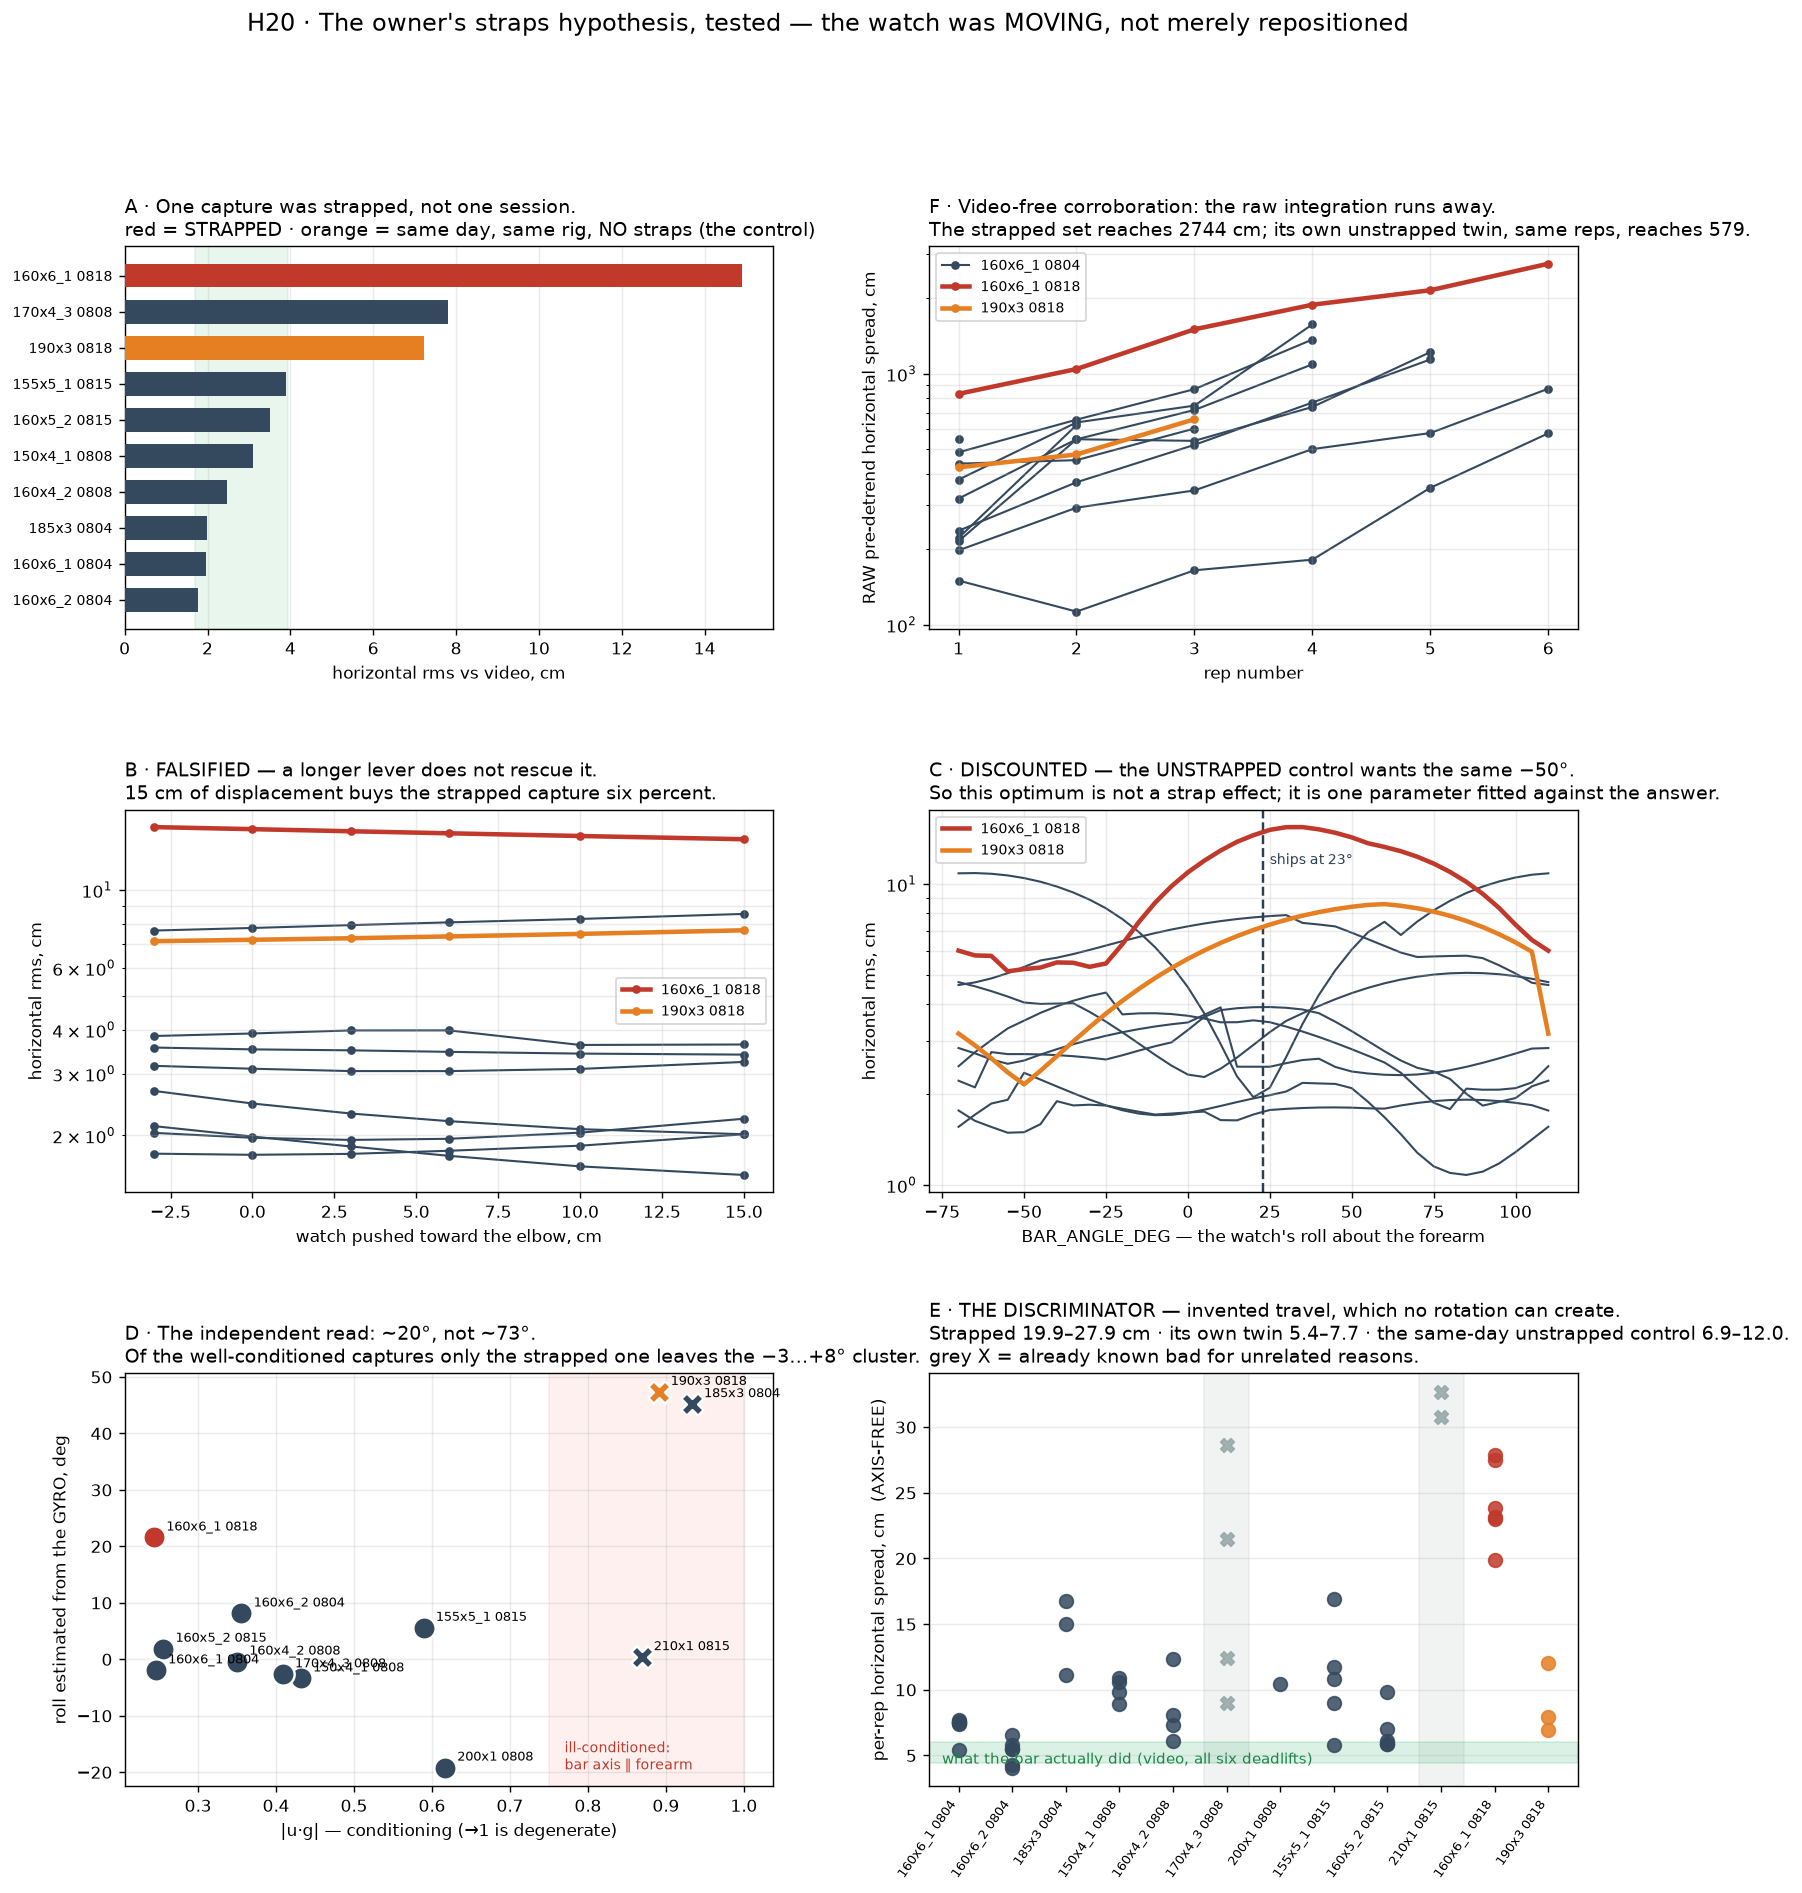

The script that saved this image:
"""H20 — the owner's straps hypothesis for `deadlift_160x6_1_20260818`.

H19 recorded that this capture reconstructs at 14.91 cm horizontal, the worst in
the corpus, where the SAME lift, load and rep count on 2026-08-04 gives 1.97 —
a 7.6x difference on a clean track, and it called that unexplained. The owner
then supplied a fact no measurement in this repo could have produced: **he wore
lifting straps for it, which put the watch further up the forearm and may have
let it move around more.**

**STRAPS ARE A PER-CAPTURE FACT, NOT A SESSION ONE (owner, correcting an earlier
version of this file).** `deadlift_160x6_1_20260818` is the ONLY strapped
deadlift in the corpus. `deadlift_190x3_20260818` was filmed the same day, on
the same rig, WITHOUT straps — which makes it a within-day control rather than a
second strapped capture, and makes this comparison much stronger than the
session-level one first drawn here. Its own elevated 7.22 cm is NOT explained by
straps and is left open below.

That is two mechanisms, not one, and they make different predictions.

  GEOMETRY   a watch further up the arm has a LONGER lever `d`, and sits ROLLED
             about the arm because a forearm is tapered. Both are fixed
             transforms of a path that is otherwise fine.
  LOOSENESS  a watch that slides is no longer rigidly indexed to the wrist, so
             it experiences accelerations the bar never did. That MANUFACTURES
             fore-aft travel.

Five panels, and the last one is the discriminator. Run with --cache to
re-render from `70_straps_hypothesis.json` without recomputing.

VERDICT: the session-level claim replicates and LOOSENESS is what carries it.
Geometry is falsified twice over.
"""
import json
import sys
import warnings
from pathlib import Path

ROOT = Path(__file__).resolve().parents[1]
sys.path.insert(0, str(ROOT))
warnings.filterwarnings("ignore")

import matplotlib
matplotlib.use("Agg")
import matplotlib.pyplot as plt
import numpy as np
from scipy.spatial.transform import Rotation

from src import capture, correct, io as bio, metrics, pipeline, project, segment

CACHE = Path(__file__).with_suffix(".json")
STRAPPED = "deadlift_160x6_1_20260818_123507"     # the ONLY strapped capture
SAME_DAY_CONTROL = "deadlift_190x3_20260818_122535"   # same day, same rig, NO straps
DELTAS = [-0.03, 0.0, 0.03, 0.06, 0.10, 0.15]
ANGLES = list(range(-70, 111, 5))
TWIN_A = "deadlift_160x6_1_20260804_104711"
TWIN_B = "deadlift_160x6_1_20260818_123507"
# vtrack's per-rep video fore-aft, replicating C27 on all six deadlifts
VIDEO_FORE_AFT_CM = (4.4, 6.0)
# Independently known bad BEFORE this analysis, so they cannot referee it:
# `170x4_3` is scored through a clock fitting 22.8% drift (G3), and `210x1`
# miscounts a labelled single into two windows, neither in band (H15).
KNOWN_BAD = ("deadlift_170x4_3_20260808_122936", "deadlift_210x1_20260815_132206")


def horizontal_spread(xy):
    """Largest range over ANY in-plane direction — invariant to the display axis.

    This is the panel-E measurement and the reason it can separate the two
    mechanisms: rotating the axis redistributes signal between the two
    horizontal components and leaves this untouched.
    """
    best = 0.0
    for a in np.arange(0, np.pi, np.pi / 90):
        p = xy @ np.array([np.cos(a), np.sin(a)])
        best = max(best, float(p.max() - p.min()))
    return best


def principal(v):
    M = v.T @ v / max(len(v), 1)
    w, V = np.linalg.eigh(M)
    return V[:, -1], float(w[-1] / max(w.sum(), 1e-12))


def compute():
    out = {}
    base_d = correct.WRIST_OFFSET_M["deadlift"]
    for csv in sorted((ROOT / "data_v2" / "raw").glob("deadlift_*.csv")):
        stem = csv.stem
        video = pipeline.find_video(csv)
        row = {"date": stem.split("_")[-2]}
        res = pipeline.run(csv, video=video)

        vs = res.get("vs_truth")
        row["ship_h"] = None if vs is None else vs["pipeline_h_rms"]
        row["ship_bn"] = None if vs is None else vs["beats_null"]

        # E — axis-free per-rep horizontal spread
        row["spread"] = [horizontal_spread(np.asarray(rp, float)[:, :2]
                                           - np.asarray(rp, float)[:, :2].mean(0))
                         * 100 for rp in (res.get("reps") or [])
                         if len(np.asarray(rp)) > 4]

        # F — the same phenomenon with NO video in it: how fast the raw,
        # pre-detrend double integration runs away, rep by rep.
        pos = res.get("position")
        row["raw_spread"] = []
        if pos is not None:
            for a, b in (res.get("bounds") or []):
                xy = np.asarray(pos, float)[a:b, :2]
                if len(xy) > 4:
                    row["raw_spread"].append(
                        horizontal_spread(xy - xy.mean(axis=0)) * 100)

        # D — bar angle straight off the gyro, no video anywhere in it
        log = bio.load_log(csv)
        t, quat, gyro = log["t"], log["quat"], log["gyro"]
        bounds = res.get("bounds") or []
        inside = np.zeros(len(t), bool)
        for a, b in bounds:
            inside[a:b] = True
        if inside.any():
            mag = np.linalg.norm(gyro, axis=1)
            use = inside & (mag > np.percentile(mag[inside], 60))
            u, _ = principal(gyro[use])
            gs = []
            for a in np.atleast_1d(segment.impact_anchors(log)):
                ta = t[a] if np.issubdtype(type(a), np.integer) else float(a)
                w = (t > ta + 0.35) & (t < ta + 0.75)
                if w.sum() >= 5:
                    q = quat[w]
                    R = Rotation.from_quat(np.c_[q[:, 1], q[:, 2], q[:, 3], q[:, 0]])
                    gs.append(R.inv().apply(
                        np.tile([0, 0, -1.0], (len(q), 1))).mean(axis=0))
            if gs:
                g = np.mean(gs, axis=0)
                g /= np.linalg.norm(g)
                fa = np.cross(u, g)
                if np.linalg.norm(fa) > 1e-6:
                    fa /= np.linalg.norm(fa)
                    ang = np.degrees(np.arctan2(fa[1], fa[2]))
                    row["gyro_angle"] = float((ang + 90) % 180 - 90)
                    # |u.g| -> 1 is the DEGENERATE case: the bar axis has
                    # collapsed onto the forearm axis and the cross product
                    # that defines fore-aft is ill-conditioned.
                    row["u_dot_g"] = float(abs(np.dot(u, g)))

        if vs is not None:
            # B — lever-arm length: push the watch toward the elbow
            row["lever"] = {}
            for delta in DELTAS:
                d = base_d + np.array([-delta, 0.0, 0.0])
                try:
                    m = pipeline.run(csv, video=video, wrist_offset=d)["vs_truth"]
                    row["lever"][f"{delta:+.2f}"] = m["pipeline_h_rms"]
                except Exception:
                    pass
            # C — roll about the forearm, i.e. BAR_ANGLE_DEG itself
            row["angle"] = {}
            lift = capture.lift_of(csv)
            for ang in ANGLES:
                try:
                    ax = project.anatomical_axis(quat, bounds,
                                                 angle_deg=float(ang), lift=lift)
                    r2 = dict(res)
                    r2["axis"] = ax
                    r2["planar"] = project.project_to_plane(res["reps"], ax)
                    m = metrics.vs_truth(r2, video)
                    row["angle"][str(ang)] = {"h": m["pipeline_h_rms"],
                                              "bn": m["beats_null"]}
                except Exception:
                    pass
        out[stem] = row
        print(f"  {stem[:40]:42} h={row['ship_h']}", flush=True)
    CACHE.write_text(json.dumps(out, indent=1))
    return out


def short(k):
    """Two captures share the stem `deadlift_160x6_1`, so keep the date."""
    name = k.replace("deadlift_", "").split("_2026")[0]
    return f"{name} {k.split('_2026')[1][:4]}"


def render(data):
    fig = plt.figure(figsize=(15.0, 16.0))
    gs = fig.add_gridspec(3, 2, height_ratios=[1.0, 1.0, 1.08],
                          hspace=0.46, wspace=0.24)

    def colour(k):
        if k == STRAPPED:
            return "#c0392b"
        return "#e67e22" if k == SAME_DAY_CONTROL else "#34495e"

    # ---- A: straps are a per-CAPTURE fact --------------------------------
    ax = fig.add_subplot(gs[0, 0])
    keys = [k for k in data if data[k]["ship_h"] is not None]
    keys.sort(key=lambda k: data[k]["ship_h"])
    for i, k in enumerate(keys):
        ax.barh(i, data[k]["ship_h"], color=colour(k),
                height=0.66, zorder=3)
    ax.set_yticks(range(len(keys)))
    ax.set_yticklabels([short(k) for k in keys], fontsize=8)
    ax.axvspan(1.7, 3.95, color="#27ae60", alpha=0.10, zorder=0)
    ax.set_xlabel("horizontal rms vs video, cm")
    ax.set_title("A · One capture was strapped, not one session.\n"
                 "red = STRAPPED · orange = same day, same rig, NO straps "
                 "(the control)", fontsize=11, loc="left")
    ax.grid(alpha=0.25, axis="x")

    # ---- F: the same story with NO video in it ---------------------------
    ax = fig.add_subplot(gs[0, 1])
    for k, r in data.items():
        rs = r.get("raw_spread")
        if not rs:
            continue
        lead = k in (STRAPPED, SAME_DAY_CONTROL)
        ax.plot(range(1, len(rs) + 1), rs, marker="o", ms=4,
                color=colour(k), lw=2.6 if lead else 1.2,
                zorder=3 if lead else 1,
                label=short(k) if lead or k.startswith("deadlift_160x6_1_2026080")
                else None)
    ax.set_yscale("log")
    ax.set_xlabel("rep number")
    ax.set_ylabel("RAW pre-detrend horizontal spread, cm")
    ax.legend(fontsize=8)
    ax.set_title("F · Video-free corroboration: the raw integration runs away.\n"
                 "The strapped set reaches 2744 cm; its own unstrapped twin, "
                 "same reps, reaches 579.", fontsize=11, loc="left")
    ax.grid(alpha=0.25, which="both")

    # ---- B: geometry 1 — a LONGER lever ------------------------------------
    ax = fig.add_subplot(gs[1, 0])
    for k, r in data.items():
        lev = r.get("lever")
        if not lev:
            continue
        xs2 = [d for d in DELTAS if f"{d:+.2f}" in lev]
        ys = [lev[f"{d:+.2f}"] for d in xs2]
        lead = k in (STRAPPED, SAME_DAY_CONTROL)
        ax.plot([x * 100 for x in xs2], ys, marker="o", ms=4, color=colour(k),
                lw=2.6 if lead else 1.2, zorder=3 if lead else 1,
                label=short(k) if lead else None)
    ax.set_xlabel("watch pushed toward the elbow, cm")
    ax.set_ylabel("horizontal rms, cm")
    ax.set_yscale("log")
    ax.legend(fontsize=8)
    ax.set_title("B · FALSIFIED — a longer lever does not rescue it.\n"
                 "15 cm of displacement buys the strapped capture six percent.",
                 fontsize=11, loc="left")
    ax.grid(alpha=0.25, which="both")

    # ---- C: geometry 2 — a ROLLED watch ------------------------------------
    ax = fig.add_subplot(gs[1, 1])
    for k, r in data.items():
        a = r.get("angle")
        if not a:
            continue
        xs2 = [x for x in ANGLES if str(x) in a]
        ys = [a[str(x)]["h"] for x in xs2]
        lead = k in (STRAPPED, SAME_DAY_CONTROL)
        ax.plot(xs2, ys, color=colour(k), lw=2.6 if lead else 1.2,
                zorder=3 if lead else 1, label=short(k) if lead else None)
    ax.axvline(project.BAR_ANGLE_DEG, color="#2c3e50", ls="--", lw=1.4)
    ax.text(project.BAR_ANGLE_DEG + 2, ax.get_ylim()[1] * 0.72,
            f"ships at {project.BAR_ANGLE_DEG:.0f}°", fontsize=8, color="#2c3e50")
    ax.set_xlabel("BAR_ANGLE_DEG — the watch's roll about the forearm")
    ax.set_ylabel("horizontal rms, cm")
    ax.set_yscale("log")
    ax.legend(fontsize=8)
    ax.set_title("C · DISCOUNTED — the UNSTRAPPED control wants the same −50°.\n"
                 "So this optimum is not a strap effect; it is one parameter "
                 "fitted against the answer.", fontsize=11, loc="left")
    ax.grid(alpha=0.25, which="both")

    # ---- D: the same roll, measured WITHOUT the video ----------------------
    ax = fig.add_subplot(gs[2, 0])
    for k, r in data.items():
        if "gyro_angle" not in r:
            continue
        deg = r["u_dot_g"] > 0.75
        ax.scatter(r["u_dot_g"], r["gyro_angle"], s=165, color=colour(k),
                   marker="X" if deg else "o", zorder=3,
                   edgecolor="white", linewidth=1.4)
        ax.annotate(short(k), (r["u_dot_g"], r["gyro_angle"]), fontsize=7.5,
                    xytext=(7, 4), textcoords="offset points")
    ax.axvspan(0.75, 1.0, color="#e74c3c", alpha=0.08)
    ax.text(0.77, ax.get_ylim()[0] + 3, "ill-conditioned:\nbar axis ∥ forearm",
            fontsize=8, color="#c0392b")
    ax.set_xlabel("|u·g| — conditioning (→1 is degenerate)")
    ax.set_ylabel("roll estimated from the GYRO, deg")
    ax.set_title("D · The independent read: ~20°, not ~73°.\n"
                 "Of the well-conditioned captures only the strapped one leaves "
                 "the −3…+8° cluster.", fontsize=11, loc="left")
    ax.grid(alpha=0.25)

    # ---- E: the discriminator ----------------------------------------------
    ax = fig.add_subplot(gs[2, 1])
    keys = [k for k in data if data[k].get("spread")]
    keys.sort(key=lambda k: (data[k]["date"], k))
    for i, k in enumerate(keys):
        sp = data[k]["spread"]
        bad = k in KNOWN_BAD
        ax.scatter([i] * len(sp), sp, s=62, zorder=3,
                   marker="X" if bad else "o",
                   color="#95a5a6" if (bad and k != SAME_DAY_CONTROL) else colour(k),
                   alpha=0.85)
        if bad:
            ax.axvspan(i - 0.42, i + 0.42, color="#95a5a6", alpha=0.13, zorder=0)
    ax.axhspan(*VIDEO_FORE_AFT_CM, color="#27ae60", alpha=0.16, zorder=0)
    ax.text(0.02, 0.055, "what the bar actually did (video, all six deadlifts)",
            transform=ax.transAxes, fontsize=8.5, color="#1e8449")
    ax.set_xticks(range(len(keys)))
    ax.set_xticklabels([short(k) for k in keys], rotation=55, ha="right",
                       fontsize=7.5)
    ax.set_ylabel("per-rep horizontal spread, cm  (AXIS-FREE)")
    ax.set_title("E · THE DISCRIMINATOR — invented travel, which no rotation "
                 "can create.\nStrapped 19.9–27.9 cm · its own twin 5.4–7.7 · "
                 "the same-day unstrapped control 6.9–12.0.\n"
                 "grey X = already known bad for unrelated reasons.",
                 fontsize=11, loc="left")
    ax.grid(alpha=0.25, axis="y")

    fig.suptitle("H20 · The owner's straps hypothesis, tested — the watch was "
                 "MOVING, not merely repositioned", fontsize=14, y=0.997)
    out = Path(__file__).with_suffix(".png")
    fig.savefig(out, dpi=125, bbox_inches="tight")
    print(f"wrote {out}")


if __name__ == "__main__":
    if "--cache" in sys.argv and CACHE.exists():
        render(json.loads(CACHE.read_text()))
    else:
        render(compute())
